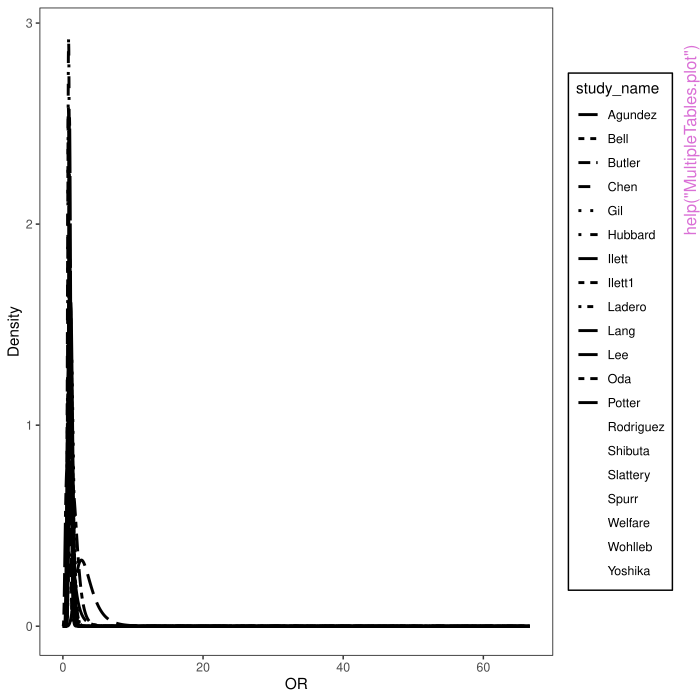

This chart was generated by the following R code:
pkgname <- "mmeta"
source(file.path(R.home("share"), "R", "examples-header.R"))
options(warn = 1)
options(pager = "console")
base::assign(".ExTimings", "mmeta-Ex.timings", pos = 'CheckExEnv')
base::cat("name\tuser\tsystem\telapsed\n", file=base::get(".ExTimings", pos = 'CheckExEnv'))
base::assign(".format_ptime",
function(x) {
  if(!is.na(x[4L])) x[1L] <- x[1L] + x[4L]
  if(!is.na(x[5L])) x[2L] <- x[2L] + x[5L]
  options(OutDec = '.')
  format(x[1L:3L], digits = 7L)
},
pos = 'CheckExEnv')

### * </HEADER>
library('mmeta')

base::assign(".oldSearch", base::search(), pos = 'CheckExEnv')
base::assign(".old_wd", base::getwd(), pos = 'CheckExEnv')
cleanEx()
nameEx("MultipleTables.create")
### * MultipleTables.create

flush(stderr()); flush(stdout())

base::assign(".ptime", proc.time(), pos = "CheckExEnv")
### Name: MultipleTables.create
### Title: Create an object of class 'MultipleTables'.
### Aliases: MultipleTables.create

### ** Examples

## No test: 
 library(mmeta)
 library(ggplot2)
 ## Analyze the dataset colorectal to conduct exact inference of the odds ratios
 data(colorectal)
 colorectal['study_name'] <- colorectal['studynames']
 multiple_tables_obj <- MultipleTables.create(data=colorectal, measure='OR', model= 'Sarmanov')
 
## End(No test)



base::assign(".dptime", (proc.time() - get(".ptime", pos = "CheckExEnv")), pos = "CheckExEnv")
base::cat("MultipleTables.create", base::get(".format_ptime", pos = 'CheckExEnv')(get(".dptime", pos = "CheckExEnv")), "\n", file=base::get(".ExTimings", pos = 'CheckExEnv'), append=TRUE, sep="\t")
cleanEx()
nameEx("MultipleTables.modelFit")
### * MultipleTables.modelFit

flush(stderr()); flush(stdout())

base::assign(".ptime", proc.time(), pos = "CheckExEnv")
### Name: MultipleTables.modelFit
### Title: Exact posterior inference based on multiple 2x2 tables.
### Aliases: MultipleTables.modelFit

### ** Examples

## No test: 
 library(mmeta)
 library(ggplot2)
 ## Analyze the dataset colorectal to conduct exact inference of the odds ratios
 data(colorectal)
 colorectal['study_name'] <- colorectal['studynames']
 # ########################## If exact method is used ############################
 ## Create object multiple_tables_obj_exact
 multiple_tables_obj_exact <- MultipleTables.create(data=colorectal,
 measure='OR', model= 'Sarmanov')
 ## Model fit default
 multiple_tables_obj_exact <- MultipleTables.modelFit(
 multiple_tables_obj_exact, method = 'exact')
 ## Options for Control; If set number of posterior samples is 5000
 multiple_tables_obj_exact <- MultipleTables.modelFit(multiple_tables_obj_exact, method = 'exact',
 control = list(n_samples = 3000))
 ## If set intial values correspoinding to c(a1, b1, a2, b2, rho) as c(1,1,1,1,0):
 multiple_tables_obj_exact <- MultipleTables.modelFit(multiple_tables_obj_exact, method = 'exact',
 control = list(initial_values = c(1,1,1,1,0)))
 ## If maximum number of iterations for iteration is 100
 multiple_tables_obj_exact <- MultipleTables.modelFit(multiple_tables_obj_exact, method = 'exact',
 control = list(maxit = 100))
 ## If maximum number of iterations for iteration is 100 and number of posterior samples as 3000
 multiple_tables_obj_exact <- MultipleTables.modelFit(multiple_tables_obj_exact, method = 'exact',
 control = list(maxit = 100, nsamples = 3000))
 # ########################## If sampling method is used ############################
 multiple_tables_obj_sampling <- MultipleTables.create(data=colorectal,
 measure='OR', model= 'Sarmanov')
 multiple_tables_obj_sampling <- MultipleTables.modelFit(
 multiple_tables_obj_sampling, method = 'sampling')
 ## The options of \code{control} list specifying the fitting process are similar
 ## to the codes shown above.
## End(No test)




base::assign(".dptime", (proc.time() - get(".ptime", pos = "CheckExEnv")), pos = "CheckExEnv")
base::cat("MultipleTables.modelFit", base::get(".format_ptime", pos = 'CheckExEnv')(get(".dptime", pos = "CheckExEnv")), "\n", file=base::get(".ExTimings", pos = 'CheckExEnv'), append=TRUE, sep="\t")
cleanEx()
nameEx("MultipleTables.plot")
### * MultipleTables.plot

flush(stderr()); flush(stdout())

base::assign(".ptime", proc.time(), pos = "CheckExEnv")
### Name: MultipleTables.plot
### Title: Plot Method for 'Multipletables' objects
### Aliases: MultipleTables.plot

### ** Examples

## No test: 
 library(mmeta)
 library(ggplot2)
 ## Analyze the dataset colorectal to conduct exact inference of the odds ratios
 data(colorectal)
 colorectal['study_name'] <- colorectal['studynames']
 ## If exact method is used, the codes for sampling method are similar.
 ## Create object multiple_tables_obj_exact
 multiple_tables_obj_exact <- MultipleTables.create(data=colorectal,
  measure='OR', model= 'Sarmanov')
 ## Model fit default
 multiple_tables_obj_exact <- MultipleTables.modelFit(multiple_tables_obj_exact, method = 'exact')
 ## Density plot, overlay
 ## Note: There are no enough types of line, if we have too many densities!
 MultipleTables.plot(multiple_tables_obj_exact, plot_type = 'density',
 layout_type = 'overlay')
 ## Choose Set by = ‘color’
 MultipleTables.plot(multiple_tables_obj_exact, plot_type = 'density',
 layout_type = 'overlay',by = 'color')
 ## Set by = ‘color’ and specify xlim as 0 to 5.
 MultipleTables.plot(multiple_tables_obj_exact, plot_type = 'density',
 layout_type = 'overlay', by = 'color', xlim = c(0,5))
 ## Set by = ‘color’ and specify xlim as 0 to 5 and add vertical line at OR = 1
 MultipleTables.plot(multiple_tables_obj_exact, plot_type = 'density',
 layout_type = 'overlay', by = 'color',xlim = c(0,5), add_vertical = 1)
 ## If select three studies
 MultipleTables.plot(multiple_tables_obj_exact, plot_type = 'density',
 layout_type = 'overlay',selected_study_names = c('Bell','Chen','Oda'), xlim = c(0,5))
 ## We can add external layouts for the return ggplot2 : * xlab as Odds ratio
 ggplot2_obj <- MultipleTables.plot(multiple_tables_obj_exact,
 plot_type = 'density', layout_type = 'overlay', by = 'color',xlim = c(0,5))
 ggplot2_obj + xlab('Odds Ratio')  + ggtitle('OR ration for XX cancer')
 ## density plot, plot side by side
 MultipleTables.plot(multiple_tables_obj_exact, plot_type = 'density',
 layout_type = 'side_by_side')
 ## Forest plot (default)
 MultipleTables.plot(multiple_tables_obj_exact, plot_type = 'forest')
 ## forest plot: not show the CIs
 MultipleTables.plot(multiple_tables_obj_exact, plot_type = 'forest',
 add_vertical =  1, show_CI = FALSE)
## End(No test)



base::assign(".dptime", (proc.time() - get(".ptime", pos = "CheckExEnv")), pos = "CheckExEnv")
base::cat("MultipleTables.plot", base::get(".format_ptime", pos = 'CheckExEnv')(get(".dptime", pos = "CheckExEnv")), "\n", file=base::get(".ExTimings", pos = 'CheckExEnv'), append=TRUE, sep="\t")
cleanEx()
nameEx("MultipleTables.summary")
### * MultipleTables.summary

flush(stderr()); flush(stdout())

base::assign(".ptime", proc.time(), pos = "CheckExEnv")
### Name: MultipleTables.summary
### Title: Summarize the object of class 'MultipleTables'.
### Aliases: MultipleTables.summary

### ** Examples

## No test: 
 library(mmeta)
 library(ggplot2)
 ## Analyze the dataset colorectal to conduct exact inference of the odds ratios
 data(colorectal)
 colorectal['study_name'] <- colorectal['studynames']
 ## If exact method is used, the codes for sampling method are similar.
 ## Create object multiple_tables_obj_exact
 multiple_tables_obj_exact <- MultipleTables.create(data=colorectal,
 measure='OR', model= 'Sarmanov')
 ## Model fit default
 multiple_tables_obj_exact <- MultipleTables.modelFit(multiple_tables_obj_exact, method = 'exact')
 ## Summary of the fitting process (default)
 multiple_tables_obj_exact <- MultipleTables.summary(multiple_tables_obj_exact)
 ## Structure of SingleTable object
 str(multiple_tables_obj_exact)
 ## If set alpha level to 0.1
 multiple_tables_obj_exact <- MultipleTables.summary(multiple_tables_obj_exact, alpha = 0.1)
 ## If set digit to 4
 multiple_tables_obj_exact <- MultipleTables.summary(multiple_tables_obj_exact,
 alpha = 0.05, digit = 4)
 ## If decided not to print out
 multiple_tables_obj_exact <- MultipleTables.summary(multiple_tables_obj_exact,
 alpha = 0.05, digit = 4,verbose = FALSE)
## End(No test)



base::assign(".dptime", (proc.time() - get(".ptime", pos = "CheckExEnv")), pos = "CheckExEnv")
base::cat("MultipleTables.summary", base::get(".format_ptime", pos = 'CheckExEnv')(get(".dptime", pos = "CheckExEnv")), "\n", file=base::get(".ExTimings", pos = 'CheckExEnv'), append=TRUE, sep="\t")
cleanEx()
nameEx("SingleTable.create")
### * SingleTable.create

flush(stderr()); flush(stdout())

base::assign(".ptime", proc.time(), pos = "CheckExEnv")
### Name: SingleTable.create
### Title: Create an object of class 'singletable'.
### Aliases: SingleTable.create

### ** Examples

## Specify data (y1, n1, y2, n2), parameters (a1, b1, a2, b2, rho), model (Sarmanov/Independent),
## and Specify measure(OR/RR/RD)
## Assume we have a 2x2 table:{{40,56},{49,60}} and set prior parameters as a1=b1=a2=b2=rho=0.5.
## Create object \code{single_table_obj}
 ## No test: 
 library(mmeta)
 library(ggplot2)
 single_table_obj <- SingleTable.create(a1=0.5,b1=0.5,
 a2=0.5,b2=0.5,rho=0.5, y1=40, n1=96, y2=49, n2=109,model="Sarmanov",measure="OR")
## End(No test)



base::assign(".dptime", (proc.time() - get(".ptime", pos = "CheckExEnv")), pos = "CheckExEnv")
base::cat("SingleTable.create", base::get(".format_ptime", pos = 'CheckExEnv')(get(".dptime", pos = "CheckExEnv")), "\n", file=base::get(".ExTimings", pos = 'CheckExEnv'), append=TRUE, sep="\t")
cleanEx()
nameEx("SingleTable.modelFit")
### * SingleTable.modelFit

flush(stderr()); flush(stdout())

base::assign(".ptime", proc.time(), pos = "CheckExEnv")
### Name: SingleTable.modelFit
### Title: Exact posterior inference based on a single 2x2 table
### Aliases: SingleTable.modelFit

### ** Examples

## Assume we have a 2x2 table:{{40,56},{49,60}} and set prior parameters as a1=b1=a2=b2=rho=0.5.
 ## No test: 
 library(mmeta)
 library(ggplot2)
 # ########################## If sampling method is used ############################
 ## Create object \code{single_table_obj_samling}
 single_table_obj_samling <- SingleTable.create(a1=0.5,b1=0.5,
 a2=0.5,b2=0.5,rho=0.5, y1=40, n1=96, y2=49, n2=109,model="Sarmanov",measure="OR")
 ## model fit
 single_table_obj_samling <- SingleTable.modelFit(single_table_obj_samling,
 method = 'sampling')
 ## Control list option examples
 ## set number of posterior samples as 3000 (default is 5000)
 single_table_obj_samling <- SingleTable.modelFit(single_table_obj_samling,
 method = 'sampling', control = list(n_sample = 3000))
 ## set initial values for MCMC is c(0.2, 0,4) (default is c(0.5,0.5))
 single_table_obj_samling <- SingleTable.modelFit(single_table_obj_samling,
 method = 'sampling', control = list(mcmc_initial = c(0.2,0.4)))
 ## set upper bound for the measure is 20( default is 100)
 single_table_obj_samling <- SingleTable.modelFit(single_table_obj_samling,
 method = 'sampling', control = list(upper_bound = 20))
 # ########################### If exact method is used ##############################
 ## Create object \code{single_table_obj_exact}
 single_table_obj_exact <- SingleTable.create(a1=0.5, b1=0.5, a2=0.5, b2=0.5,
 rho=0.5, y1=40, n1=96, y2=49, n2=109, model="Sarmanov",measure="OR")
 ## model fit
 single_table_obj_exact <- SingleTable.modelFit(single_table_obj_exact, method = 'exact')
 ## The options of \code{control} list specifying the fitting process are similar
 ## to the codes shown above.
 
## End(No test)



base::assign(".dptime", (proc.time() - get(".ptime", pos = "CheckExEnv")), pos = "CheckExEnv")
base::cat("SingleTable.modelFit", base::get(".format_ptime", pos = 'CheckExEnv')(get(".dptime", pos = "CheckExEnv")), "\n", file=base::get(".ExTimings", pos = 'CheckExEnv'), append=TRUE, sep="\t")
cleanEx()
nameEx("SingleTable.plot")
### * SingleTable.plot

flush(stderr()); flush(stdout())

base::assign(".ptime", proc.time(), pos = "CheckExEnv")
### Name: SingleTable.plot
### Title: Plot Method for 'singletable' objects.
### Aliases: SingleTable.plot

### ** Examples

## Assume we have a 2x2 table:{{40,56},{49,60}} and set prior parameters as a1=b1=a2=b2=rho=0.5.
 ## No test: 
 library(mmeta)
 library(ggplot2)
 ## If exact method is used, the codes for sampling method are similar.
 ## Create object \code{single_table_obj_exact}
 single_table_obj_exact <- SingleTable.create(a1=0.5,b1=0.5,
 a2=0.5,b2=0.5,rho=0.5, y1=40, n1=96, y2=49, n2=109,model="Sarmanov",measure="OR")
 ## model fit
 single_table_obj_exact <- SingleTable.modelFit(single_table_obj_exact, method = 'exact')
 ## Summary of the fitting process (default)
 single_table_obj_exact <- SingleTable.summary(single_table_obj_exact, alpha = 0.05)
 ## Plot the densities side-by-side
 SingleTable.plot(single_table_obj_exact, type = 'side_by_side')
 ## set xlim between 0 to 4 and add vertical line at x = 1
 SingleTable.plot(single_table_obj_exact, type = 'side_by_side',
 xlim = c(0,4), add_vertical = 1)
 ## override xlab and add title via ggplot2
 plot_obj <- SingleTable.plot(single_table_obj_exact, type = 'side_by_side',
 xlim = c(0,4), add_vertical = 1)
 plot_obj + xlab('Odds ratio') + ggtitle("Plot of density function")
 ## Overlay plot the density
 SingleTable.plot(single_table_obj_exact, type = 'overlay')
 ## Plot by color instead of line type
 SingleTable.plot(single_table_obj_exact, type = 'overlay',by = 'color')
 
## End(No test)



base::assign(".dptime", (proc.time() - get(".ptime", pos = "CheckExEnv")), pos = "CheckExEnv")
base::cat("SingleTable.plot", base::get(".format_ptime", pos = 'CheckExEnv')(get(".dptime", pos = "CheckExEnv")), "\n", file=base::get(".ExTimings", pos = 'CheckExEnv'), append=TRUE, sep="\t")
cleanEx()
nameEx("SingleTable.summary")
### * SingleTable.summary

flush(stderr()); flush(stdout())

base::assign(".ptime", proc.time(), pos = "CheckExEnv")
### Name: SingleTable.summary
### Title: Summarize the object of class 'singletable'.
### Aliases: SingleTable.summary

### ** Examples

## Assume we have a 2x2 table:{{40,56},{49,60}} and set prior parameters as a1=b1=a2=b2=rho=0.5.
 ## No test: 
 library(mmeta)
 library(ggplot2)
 ## If exact method is used, the codes for sampling method are similar.
 ## Create object \code{single_table_obj_exact}
 single_table_obj_exact <- SingleTable.create(a1=0.5,b1=0.5,
 a2=0.5,b2=0.5,rho=0.5, y1=40, n1=96, y2=49, n2=109,model="Sarmanov",measure="OR")
 ## model fit
 single_table_obj_exact <- SingleTable.modelFit(single_table_obj_exact, method = 'exact')
 ## Summary of the fitting process (default)
 single_table_obj_exact <- SingleTable.summary(single_table_obj_exact, alpha = 0.05)
 ## Structure of SingleTable object
 str(single_table_obj_exact)
 ## If set alpha level to 0.1
 single_table_obj_exact <- SingleTable.summary(single_table_obj_exact, alpha = 0.1)
 ## If set digit to 2
 single_table_obj_exact <- SingleTable.summary(single_table_obj_exact, digit  = 2)
 ## If decided not to print out
 single_table_obj_exact <- SingleTable.summary(single_table_obj_exact, verbose = FALSE)
 
## End(No test)



base::assign(".dptime", (proc.time() - get(".ptime", pos = "CheckExEnv")), pos = "CheckExEnv")
base::cat("SingleTable.summary", base::get(".format_ptime", pos = 'CheckExEnv')(get(".dptime", pos = "CheckExEnv")), "\n", file=base::get(".ExTimings", pos = 'CheckExEnv'), append=TRUE, sep="\t")
cleanEx()
nameEx("colorectal")
### * colorectal

flush(stderr()); flush(stdout())

base::assign(".ptime", proc.time(), pos = "CheckExEnv")
### Name: colorectal
### Title: Studies on the Association of N-acetyltransferase 2 (NAT2)
###   Acetylation Status and Colorectal Cancer
### Aliases: colorectal colorectal
### Keywords: datasets

### ** Examples

## No test: 
library(mmeta)
data(colorectal)
summary(colorectal)
## End(No test)



base::assign(".dptime", (proc.time() - get(".ptime", pos = "CheckExEnv")), pos = "CheckExEnv")
base::cat("colorectal", base::get(".format_ptime", pos = 'CheckExEnv')(get(".dptime", pos = "CheckExEnv")), "\n", file=base::get(".ExTimings", pos = 'CheckExEnv'), append=TRUE, sep="\t")
cleanEx()
nameEx("diabetes")
### * diabetes

flush(stderr()); flush(stdout())

base::assign(".ptime", proc.time(), pos = "CheckExEnv")
### Name: diabetes
### Title: Studies on the Association of Gestational Diabetes Mellitus
###   (GDM) and Type 2 Diabetes Mellitus (T2DM)
### Aliases: diabetes diabetes
### Keywords: datasets

### ** Examples

## No test: 
library(mmeta)
data(diabetes)
summary(diabetes)
## End(No test)



base::assign(".dptime", (proc.time() - get(".ptime", pos = "CheckExEnv")), pos = "CheckExEnv")
base::cat("diabetes", base::get(".format_ptime", pos = 'CheckExEnv')(get(".dptime", pos = "CheckExEnv")), "\n", file=base::get(".ExTimings", pos = 'CheckExEnv'), append=TRUE, sep="\t")
cleanEx()
nameEx("withdrawal")
### * withdrawal

flush(stderr()); flush(stdout())

base::assign(".ptime", proc.time(), pos = "CheckExEnv")
### Name: withdrawal
### Title: Studies on the association of withdrawal from study due to
###   adverse events and tricyclic treatment
### Aliases: withdrawal withdrawal
### Keywords: datasets

### ** Examples

## No test: 
library(mmeta)
data(withdrawal)
summary(withdrawal)
## End(No test)



base::assign(".dptime", (proc.time() - get(".ptime", pos = "CheckExEnv")), pos = "CheckExEnv")
base::cat("withdrawal", base::get(".format_ptime", pos = 'CheckExEnv')(get(".dptime", pos = "CheckExEnv")), "\n", file=base::get(".ExTimings", pos = 'CheckExEnv'), append=TRUE, sep="\t")
### * <FOOTER>
###
cleanEx()
options(digits = 7L)
base::cat("Time elapsed: ", proc.time() - base::get("ptime", pos = 'CheckExEnv'),"\n")
grDevices::dev.off()
###
### Local variables: ***
### mode: outline-minor ***
### outline-regexp: "\\(> \\)?### [*]+" ***
### End: ***
quit('no')
